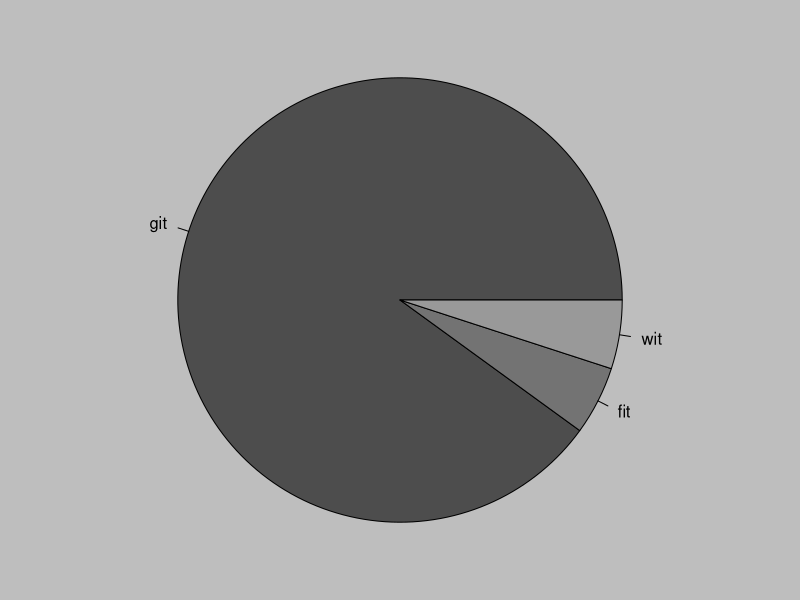

Source code (R):
## ---- chunk 1
par(bg = "gray", mar = c(0, 1, 0, 1))
pie(
  c(90, 5, 5),
  c('git', 'fit', 'wit'),
  col = gray(seq(0.3, 0.6, length = 3))
)
